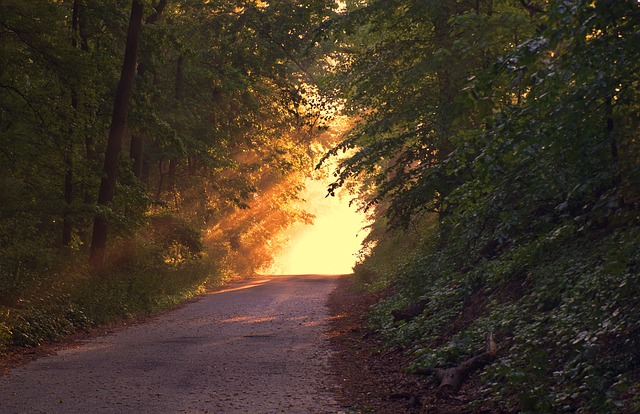
#> input picture opencv_udemy/piksel_isleme/forest.jpg, 640 x 414 px, found by its file name
$ python piksel_tarama.py
#> lines starting #> are read from the running program, lines starting #| are printed output that depends on the picture; after the words box and inside, x2 and y2 are one past the last pixel; in counts of white or black regions, pixels touching at a corner belong together
import cv2
import matplotlib.pyplot as plt
import numpy as np

path="C:/opencv_udemy/piksel_isleme/forest.jpg"
img=cv2.imread(path)
#> img is the input picture: shape (414, 640, 3); mean B, G, R 40.4, 56, 69

corner=img[0:100,0:250]#[y_start:y_end, x_start:x_end]
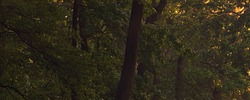
#> corner: shape (100, 250, 3); mean B, G, R 25.7, 41.1, 47
img[0:100,0:250]=(255,0,0)# girilen değerleri mavi yap
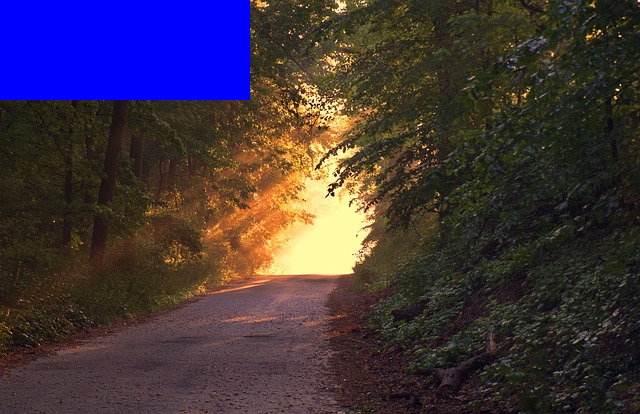
#> img: shape (414, 640, 3); 9.44% of pixels changed, all inside (x1, y1, x2, y2) = (0, 0, 250, 100)


cv2.imshow("Test",img)
cv2.imshow("Corner",corner)
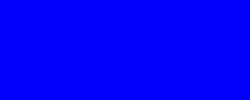
#> window 'Corner': shape (100, 250, 3); mean B, G, R 255, 0, 0


cv2.waitKey(0)
cv2.destroyAllWindows()
